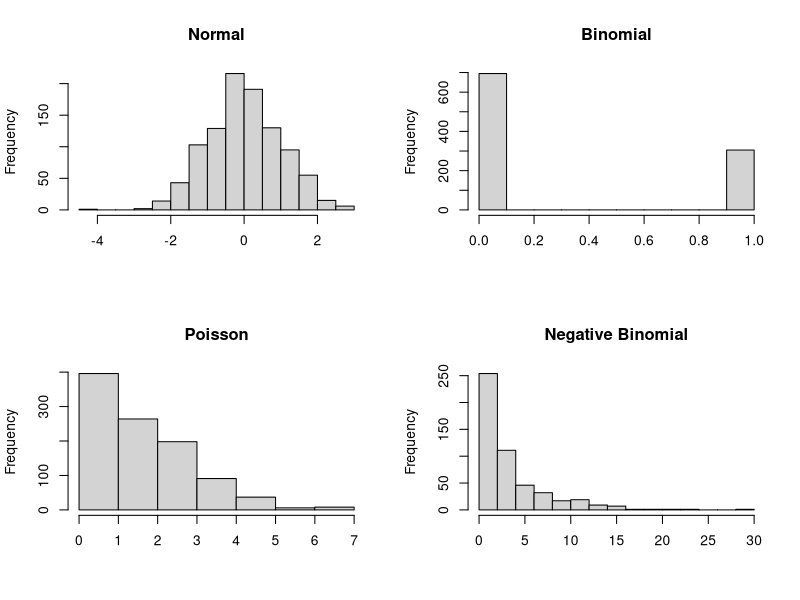
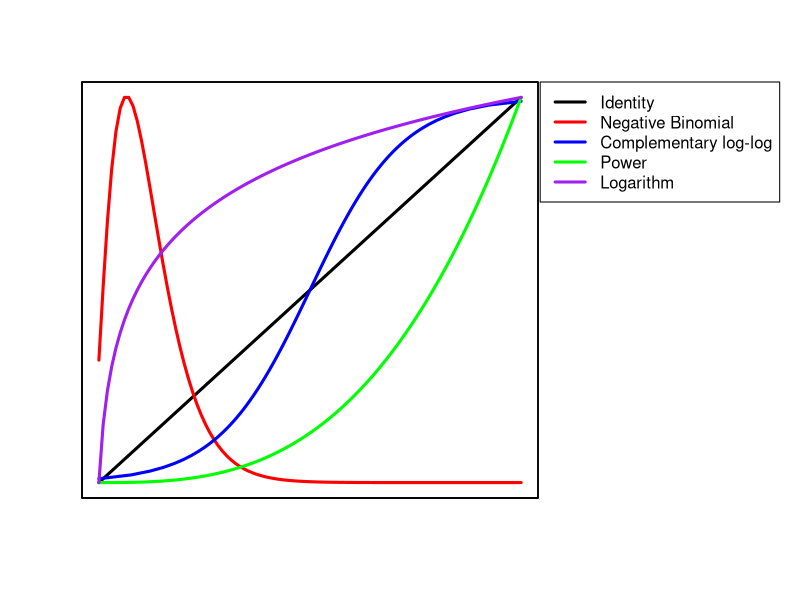
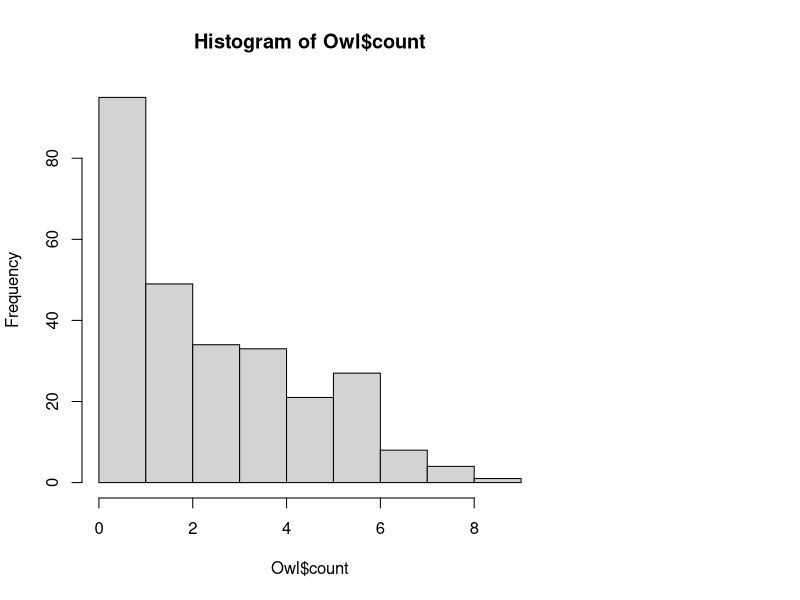

Here is the R script that generated these plots, in order:
## ---- chunk 1

par(mfrow = c(2,2))
normal <- rnorm(1000)
hist(normal, main = 'Normal', xlab = NULL)

binom <- rbinom(1000, 1, 0.3)
hist(binom, main = 'Binomial', xlab = NULL)

pois <- rpois(1000, 2)
hist(pois, breaks = 9, main = 'Poisson', xlab = NULL)

negbim <- rnbinom(500, mu = 4, size = 1)
hist(negbim, breaks = 20, main = 'Negative Binomial', xlab = NULL)

## ---- chunk 2
par(mfrow = c(1,1))
x <- 1:100
p <- seq(0, 1, 0.01)
Power <- x^3
Logarithm <- log(x)
loglog <- log(p/(1-p))
negbimdis <- dnbinom(x, 3, 0.2)

par(mar=c(5.1, 4.1, 4.1, 13.1), xpd=TRUE)
plot(x, x, type = 'l', lwd = 3, ylab = '', xlab = '', xaxt='n', yaxt='n', bty='L')
par(new=TRUE)
plot(x, negbimdis, type = 'l', lwd = 3, col = 'red', ylab = '', xlab = '', xaxt='n', yaxt='n')
par(new=TRUE)
plot(loglog, p, type = 'l', lwd = 3, col = 'blue', ylab = '', xlab = '', xaxt='n', yaxt='n')
par(new=TRUE)
plot(x, Power, type = 'l', lwd = 3, col = 'green', ylab = '', xlab = '', xaxt='n', yaxt='n')
par(new=TRUE)
plot(x, Logarithm, type = 'l', lwd = 3, col = 'purple', ylab = '', xlab = '', xaxt='n', yaxt='n')
legend(x = 'topright', inset=c(-0.53,0), legend = c('Identity', 'Negative Binomial', 'Complementary log-log', 'Power', 'Logarithm'), col = c('black', 'red', 'blue', 'green', 'purple'), lwd = 3)

## ---- chunk 3
Owl <- read.csv('Owl.csv')
head(Owl)
hist(Owl$count)
